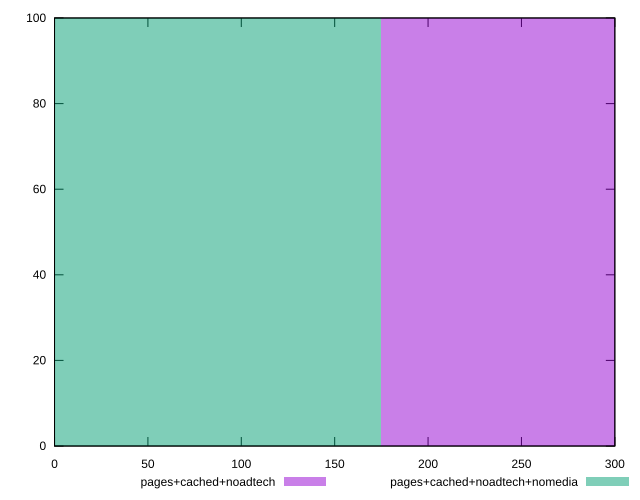

Here is the gnuplot script that generated this plot:
reset

$pagesCachedNoadtech <<EOF
349.64550347420624 100
EOF

$pagesCachedNoadtechNomedia <<EOF
0 100
EOF

set key outside below
set boxwidth 349.64550347420624
set xrange [0:300]
set yrange [0:100]
set trange [0:100]
set style fill transparent solid 0.5 noborder
set terminal svg size 640, 500 enhanced background rgb 'white'
set output "report_00021_2021-02-20T09:16:39.615Z/uses-optimized-images/comparison/histogram/2_vs_3.svg"

plot $pagesCachedNoadtech title "pages+cached+noadtech" with boxes, \
     $pagesCachedNoadtechNomedia title "pages+cached+noadtech+nomedia" with boxes

reset
